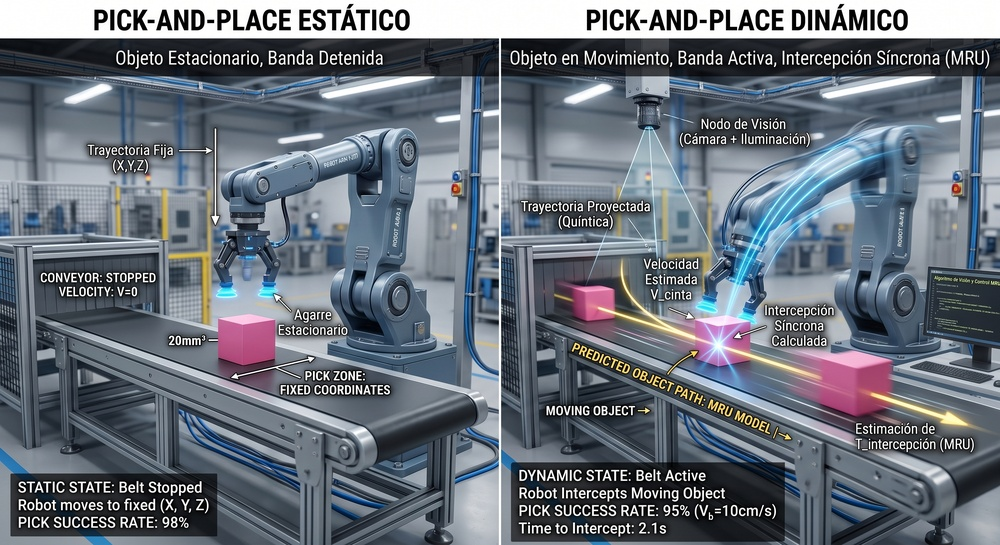
#> input picture Informe/Imagenes/PickAndPlaceComparacion.jpeg, 1000 x 545 px, shrunk from 2816 x 1536 before the run, given in place of the camera
$ python calibrar_hsv.py
#> lines starting #> are read from the running program, lines starting #| are printed output that depends on the picture; after the words box and inside, x2 and y2 are one past the last pixel; in counts of white or black regions, pixels touching at a corner belong together
#!/usr/bin/env python3
"""Herramienta interactiva con barras de control para calibración de umbrales HSV.

Permite sintonizar dinámicamente los rangos de segmentación cromática bajo variaciones
de luz ambiental, visualizar la máscara binaria resultante tras el filtrado morfológico
(cierre y apertura) y verificar la relación de aspecto (Aspect Ratio) de los objetos.
"""

import os
import cv2
import numpy as np

# Ruta persistente udev asignada al sensor de captura
SYMLINK_PATH: str = "/dev/v4l/by-id/usb-Generic_HD_camera-video-index0"


def on_trackbar_change(value: int) -> None:
    """Callback nulo requerido por las interfaces de control deslizante en OpenCV.

    Args:
        value (int): Posición actual de la barra de desplazamiento.
    """
    pass


def main() -> None:
    """Inicializa la captura de video y administra el lazo de calibración cromática."""
    if os.path.exists(SYMLINK_PATH):
        camera_path = os.path.realpath(SYMLINK_PATH)
    else:
        camera_path = "/dev/video10"

    cap = cv2.VideoCapture(camera_path, cv2.CAP_V4L2)
    if not cap.isOpened():
        cap = cv2.VideoCapture(0)

    if not cap.isOpened():
        print("Error: No se pudo establecer comunicación con el dispositivo de video.")
        return

    # Instanciación de ventanas gráficas para ajuste y monitoreo
    cv2.namedWindow("Ajuste HSV", cv2.WINDOW_NORMAL)
    cv2.namedWindow("Mascara HSV", cv2.WINDOW_NORMAL)
    cv2.namedWindow("Camara Principal", cv2.WINDOW_NORMAL)

    # Controles deslizantes para sintonización de planos de Hue, Saturation y Value
    cv2.createTrackbar("H Min", "Ajuste HSV", 140, 179, on_trackbar_change)
    cv2.createTrackbar("H Max", "Ajuste HSV", 175, 179, on_trackbar_change)
    cv2.createTrackbar("S Min", "Ajuste HSV", 50, 255, on_trackbar_change)
    cv2.createTrackbar("S Max", "Ajuste HSV", 255, 255, on_trackbar_change)
    cv2.createTrackbar("V Min", "Ajuste HSV", 50, 255, on_trackbar_change)
    cv2.createTrackbar("V Max", "Ajuste HSV", 255, 255, on_trackbar_change)

    # Elementos estructurantes para mitigación de ruido
    kernel_close = np.ones((11, 11), dtype=np.uint8)  # Relleno de discontinuidades
    kernel_open = np.ones((5, 5), dtype=np.uint8)     # Atenuación de ruido en fondo

    print("\n" + "=" * 50)
    print("INTERFAZ DE CALIBRACIÓN DE ESPACIO DE COLOR HSV")
    print("1. Ajuste los deslizadores hasta aislar la silueta del objeto en la máscara.")
    print("2. Presione 'q' o ESC para cerrar y volcar la configuración al estándar de producción.")
    print("=" * 50 + "\n")

    while True:
        ret, frame = cap.read()
#> frame is the input picture: shape (545, 1000, 3); mean B, G, R 123.5, 113.3, 105.5
        if not ret or frame is None:
            continue

        h_min = cv2.getTrackbarPos("H Min", "Ajuste HSV")
        h_max = cv2.getTrackbarPos("H Max", "Ajuste HSV")
        s_min = cv2.getTrackbarPos("S Min", "Ajuste HSV")
        s_max = cv2.getTrackbarPos("S Max", "Ajuste HSV")
        v_min = cv2.getTrackbarPos("V Min", "Ajuste HSV")
        v_max = cv2.getTrackbarPos("V Max", "Ajuste HSV")

        lower_hsv = np.array([h_min, s_min, v_min], dtype=np.uint8)
        upper_hsv = np.array([h_max, s_max, v_max], dtype=np.uint8)

        hsv = cv2.cvtColor(frame, cv2.COLOR_BGR2HSV)
#> hsv: shape (545, 1000, 3); mean H, S, V 95.3, 54.3, 125.4
        mask = cv2.inRange(hsv, lower_hsv, upper_hsv)
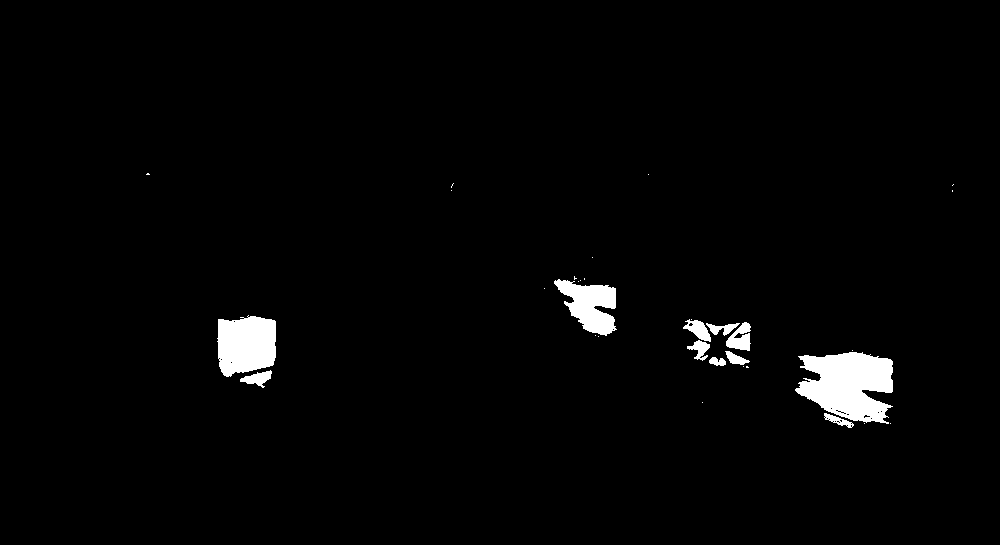
#> mask: shape (545, 1000); 2.2% white; 32 white regions (21 under 20 px), largest, box (x1, y1, x2, y2) and area: (795, 352, 893, 424) 4893, (217, 315, 276, 377) 3004, (554, 279, 617, 336) 2047

        # Filtros morfológicos secuenciales
        mask = cv2.morphologyEx(mask, cv2.MORPH_CLOSE, kernel_close, iterations=2)
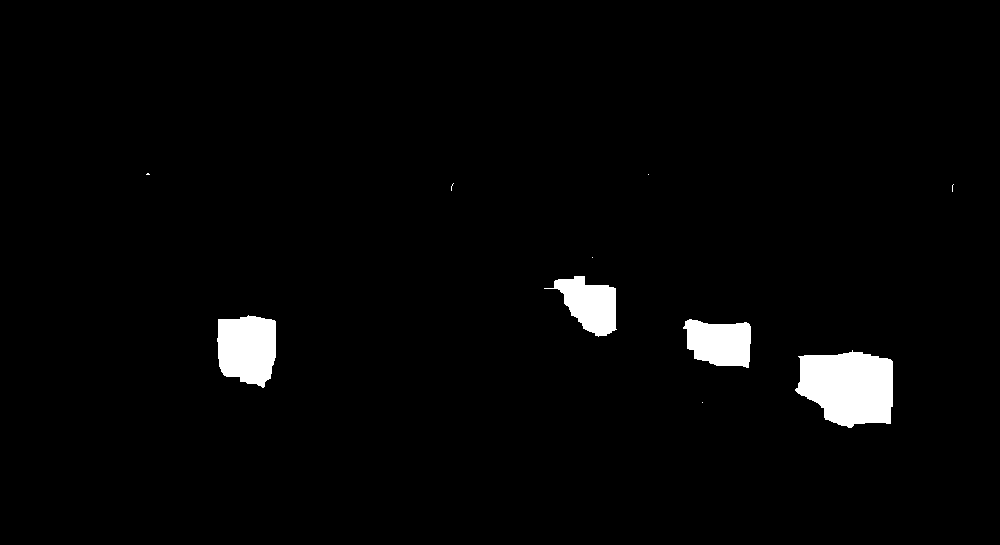
#> mask: shape (545, 1000); 2.6% white; 10 white regions (6 under 20 px), largest, box (x1, y1, x2, y2) and area: (795, 350, 893, 428) 5855, (217, 315, 276, 388) 3511, (683, 319, 751, 368) 2558, (544, 276, 617, 337) 2430
        mask = cv2.morphologyEx(mask, cv2.MORPH_OPEN, kernel_open)
#> mask: shape (545, 1000); 2.6% white; 4 white regions

        contours, _ = cv2.findContours(
            mask, cv2.RETR_EXTERNAL, cv2.CHAIN_APPROX_SIMPLE
        )
#> contours = 4 contours; box (x1, y1, x2, y2) and area: (797, 352, 893, 427) 5689, (218, 316, 276, 386) 3387, (685, 320, 751, 367) 2441, (554, 276, 616, 336) 2313

        if contours:
            largest = max(contours, key=cv2.contourArea)
#> largest = contour of 75 points, box (x1, y1, x2, y2) (797, 352, 893, 427), area 5689
            area = cv2.contourArea(largest)
#> area = 5689
            if area > 80:
                moments = cv2.moments(largest)
#> moments = moments, m00 5689, centre m10/m00, m01/m00 = (848.6, 386.5)
                if moments["m00"] != 0:
                    cx = int(moments["m10"] / moments["m00"])
#> cx = 848
                    cy = int(moments["m01"] / moments["m00"])
#> cy = 386
                    cv2.circle(frame, (cx, cy), 5, (0, 0, 255), -1)
#> frame: shape (545, 1000, 3); 0.01% of pixels changed, all inside (x1, y1, x2, y2) = (843, 381, 854, 392)

                    x, y, w, h = cv2.boundingRect(largest)
#> x = 797; y = 352; w = 96; h = 75
                    cv2.rectangle(frame, (x, y), (x + w, y + h), (255, 0, 0), 2)

                    aspect_ratio = float(w) / h if h != 0 else 0.0
#> aspect_ratio = 1.28

                    cv2.putText(
                        frame,
                        f"Area: {int(area)}px",
                        (cx + 10, cy - 20),
                        cv2.FONT_HERSHEY_SIMPLEX,
                        0.5,
                        (0, 255, 0),
                        2,
                    )
                    cv2.putText(
                        frame,
                        f"AR: {aspect_ratio:.2f}",
                        (cx + 10, cy),
                        cv2.FONT_HERSHEY_SIMPLEX,
                        0.5,
                        (255, 0, 0),
                        2,
                    )

        cv2.putText(
            frame,
            f"Lower: [{h_min}, {s_min}, {v_min}]",
            (10, 30),
            cv2.FONT_HERSHEY_SIMPLEX,
            0.6,
            (255, 255, 0),
            2,
        )
        cv2.putText(
            frame,
            f"Upper: [{h_max}, {s_max}, {v_max}]",
            (10, 60),
            cv2.FONT_HERSHEY_SIMPLEX,
            0.6,
            (255, 255, 0),
            2,
        )
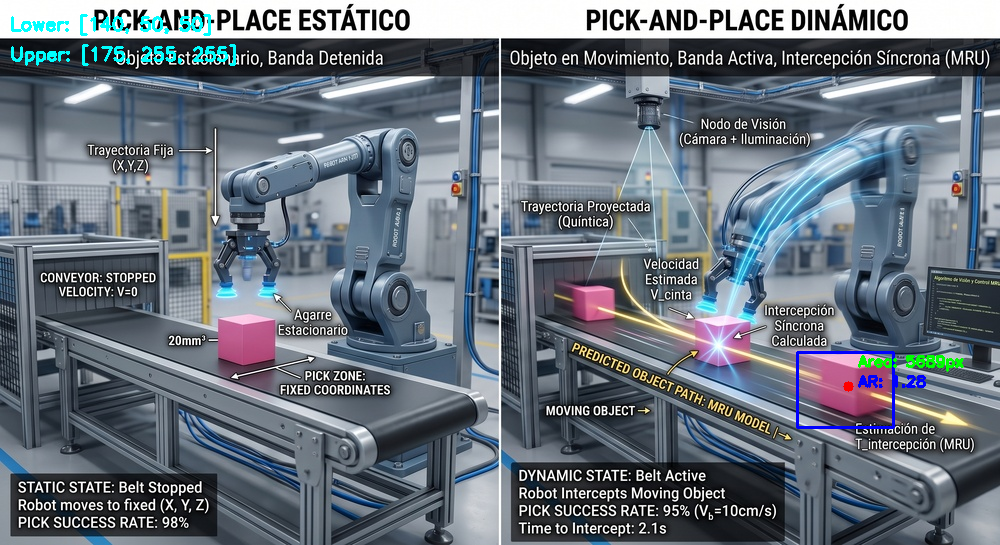
#> frame: shape (545, 1000, 3); mean B, G, R 124.2, 113.8, 104.3

        cv2.imshow("Camara Principal", frame)
        cv2.imshow("Mascara HSV", mask)

        key = cv2.waitKey(1) & 0xFF
#> (key q is pressed here)
        if key == ord("q") or key == 27:
            print("\nBloque de configuración para vision_detector_node.py:\n")
            print(f"self.lower_hsv = np.array([{h_min}, {s_min}, {v_min}])")
            print(f"self.upper_hsv = np.array([{h_max}, {s_max}, {v_max}])\n")
            break

    cap.release()
    cv2.destroyAllWindows()


if __name__ == "__main__":
    main()
